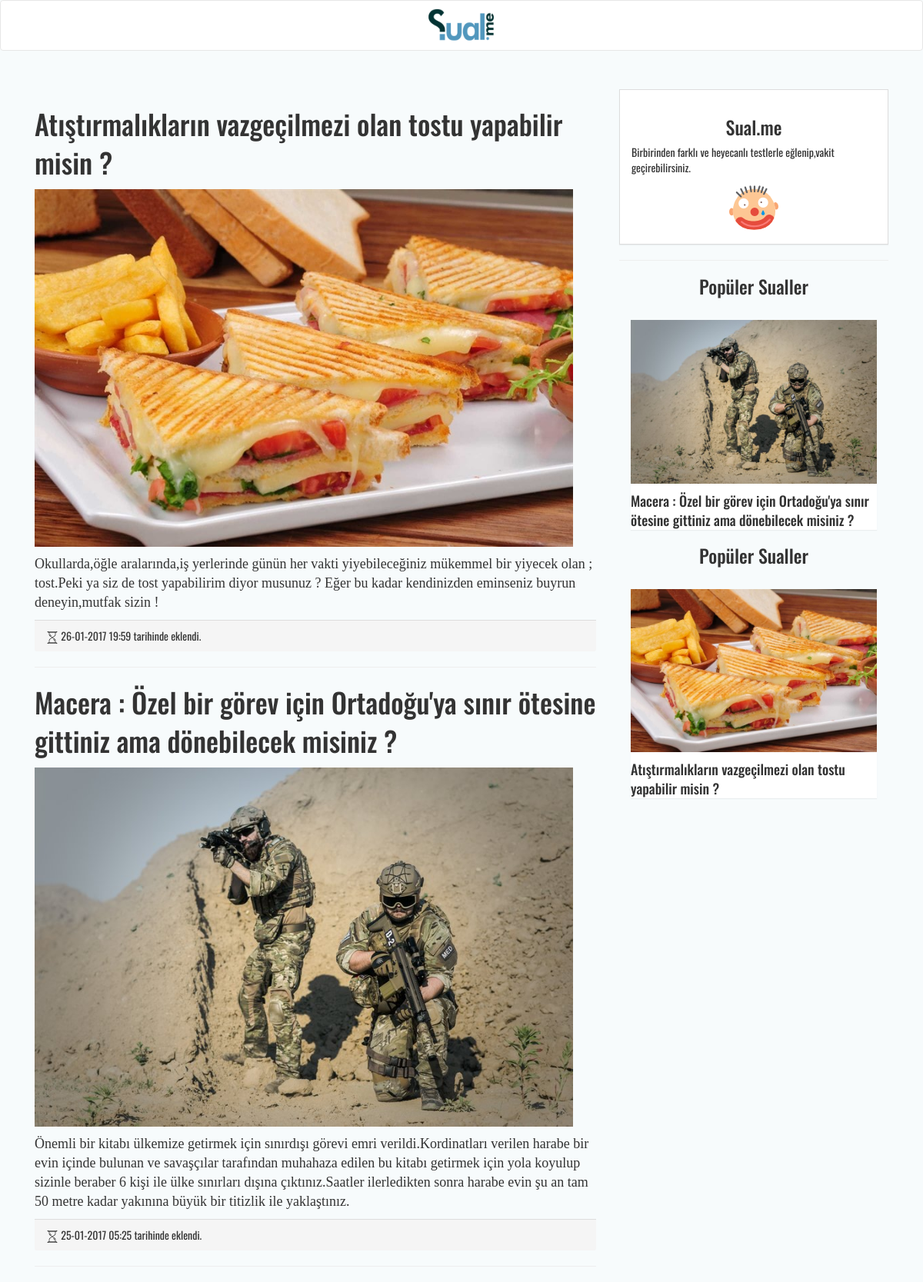
The page / on the database its author committed.
### tables this page shows
CREATE TABLE IF NOT EXISTS `testler` (
`id` int(11) NOT NULL,
  `fotograf` text NOT NULL,
  `baslik` varchar(255) NOT NULL,
  `aciklama` text NOT NULL,
  `okunma` int(15) NOT NULL,
  `tarih` varchar(25) NOT NULL,
  `ekleyen` varchar(55) NOT NULL,
  `onay` int(1) NOT NULL DEFAULT '0'
);

### sef.php (called while the page is built)
<?php
	function sef($deger) {
	 $tr = array("ş","Ş","ı","I","İ","ğ","Ğ","ü","Ü","ö","Ö","Ç","ç","(",")","/",":",",","?","!","'");
	 $eng = array("s","s","i","i","i","g","g","u","u","o","o","c","c","","","-","-","","","","");
	 $deger = str_replace($tr,$eng,$deger);
	 $deger = strtolower($deger);
	 $deger = preg_replace("/&amp;amp;amp;amp;amp;amp;amp;amp;amp;.+?;/", "", $deger);
	 $deger = preg_replace("/\s+/", "-", $deger);
	 $deger = preg_replace("|-+|", "-", $deger);
	 $deger = preg_replace("/#/", "", $deger);
	 $deger = str_replace(".", "", $deger);
	 $deger = trim($deger, "-");
	 return $deger;
	}
 ?>

### index.php (the view, shortened to what this page needs)
<!DOCTYPE html>
<html>
<head>
    <link href="css/bootstrap.min.css" rel="stylesheet">
    <?php require_once('db.php'); require_once("sef.php"); ?>
</head>
<body style="font-family: oswald;background-color: #F7FBFC;overflow-x: hidden;">
<nav class="navbar navbar-default" style="background-color: #fff;padding: 10px">
  <div class="container-fluid">
  <div class="span6 uzunluk" style="float: none; margin: 0 auto;">
    	<div style="text-align:center;padding-top:10px">
	  		<img  src="img/logo.png" style="margin-top:-10px" width="100">
		</div>
  </div>
</nav>
    <div class="container" style="margin-top: 50px">
		<div class="col-md-8">
		<?php
			$cek = $db->query("SELECT * FROM testler WHERE onay='1' order by id desc",PDO::FETCH_ASSOC);
			foreach ($cek as $deger) {
		?>
		<a href="<?php echo sef($deger['baslik'])."-".$deger['id']; ?>">
			<h1 class="baslikyukseklik">
				<?php echo $deger["baslik"]; ?>
			</h1>
            	<img width="700" src="<?php echo $deger['fotograf']; ?>" class="img-hover img-responsive">
			<h4 style="color:#333;font-family: 'Slabo 27px', serif;" class="yaziyukseklik">
				<?php echo $deger["aciklama"]; ?>
			</h4>
		</a>
            <div class="panel-footer">
               <img src="img/icon/time.png"> <?php echo $deger["tarih"]; ?> tarihinde eklendi.
            </div>
			<hr>
		<?php } ?>
		</div>
		<div class="col-md-4">
		<div class="panel panel-default" style="border-radius: 0px">
			<div class="panel-body">
				<h3 style="text-align: center">Sual.me</h3>
				<p>Birbirinden farklı ve heyecanlı testlerle eğlenip,vakit geçirebilirsiniz.</p>
				<img src="img/icon/sosyal.png" style="margin-left:auto;margin-right:auto;display:block" >
			</div>
		</div>
			<?php
			$cek = $db->query("SELECT * FROM testler WHERE onay='1' order by okunma desc",PDO::FETCH_ASSOC);
			foreach ($cek as $deger) {
			?>
			<hr>
			<h3 style="text-align: center">Popüler Sualler</h3>
			<br>
			<div class="col-md-12 col-sm-6 col-xs-12">
			   <a href="<?php echo sef($deger['baslik'])."-".$deger['id']; ?>">
				<div class="panel panel-default" style="border-radius: 0px;border: none">
					<div class="panel-heading" style="padding:0px;border: none">
						<img src="<?php echo $deger['fotograf']; ?>" style="width:100%">
					</div>
					<h4 class="yaziyukseklik">
					<?php echo mb_substr($deger['baslik'],0,150); ?>
					</h4>
				</div>
				</a>
			</div>
			<?php } ?>
		</div>
	</div>
</body>
</html>

### rows shown on the page
testler: baslik "Atıştırmalıkların vazgeçilmezi olan tostu yapabilir misin ?", fotograf (picture), aciklama "Okullarda,öğle aralarında,iş yerlerinde günün her vakti yiyebileceğiniz mükemmel bir yiyecek olan ; tost.Peki ya siz de tost yapabilirim diyor musunuz ? Eğer bu kadar kendinizden eminseniz buyrun deneyin,mutfak sizin !", tarih "26-01-2017 19:59"
testler: baslik "Macera : Özel bir görev için Ortadoğu'ya sınır ötesine gittiniz ama dönebilecek misiniz ?", fotograf (picture), aciklama "Önemli bir kitabı ülkemize getirmek için sınırdışı görevi emri verildi.Kordinatları verilen harabe bir evin içinde bulunan ve savaşçılar tarafından muhahaza edilen bu kitabı getirmek için yola koyulup sizinle beraber 6 kişi ile ülke sınırları dışına çıktınız.Saatler ilerledikten sonra harabe evin şu an tam 50 metre kadar yakınına büyük bir titizlik ile yaklaştınız.", tarih "25-01-2017 05:25"
